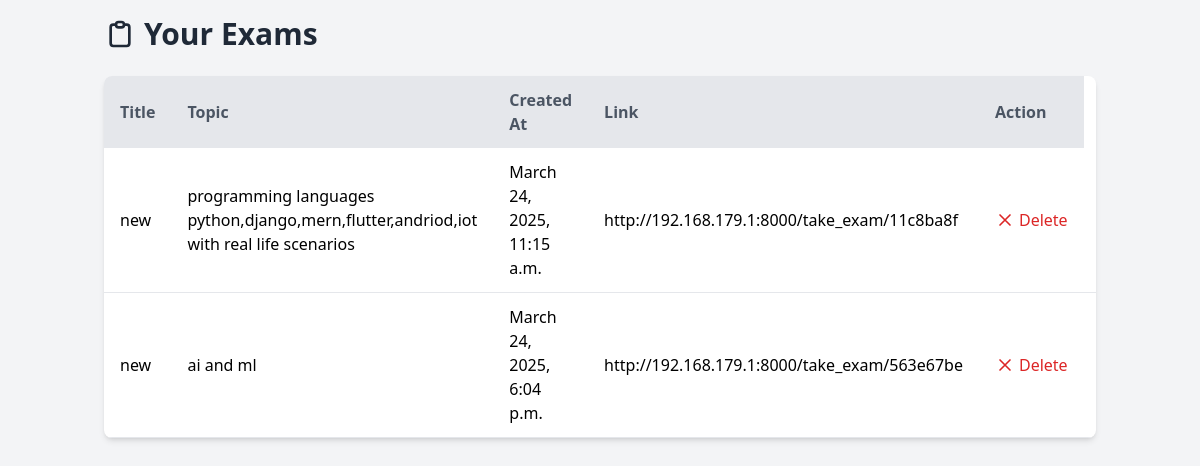
/viewexams/ (signed in), run on the app's committed database.
### resume_app/models.py (models this page shows)
class Exam(models.Model):
    job_provider = models.ForeignKey(job_provider, on_delete=models.CASCADE)
    title = models.CharField(max_length=200)
    topic = models.CharField(max_length=200)
    created_at = models.DateTimeField(auto_now_add=True)
    unique_link = models.CharField(max_length=100, unique=True)

### resume_app/views.py (the view)
# urls.py: path('viewexams/', views.view_exams, name='viewexams'),
def view_exams(request):
    email = request.session.get('email')  # Get email from session
    exams = Exam.objects.filter(job_provider__email=email)  # Filter by job provider email
    return render(request, "viewexams.html", {"exams": exams})

### resume_app/templates/viewexams.html (shortened to what this page needs)
<!DOCTYPE html>
<html>
<head>
    <script src="https://cdn.tailwindcss.com"></script>
    <link href="https://cdn.jsdelivr.net/npm/heroicons/2.0.18/outline.css" rel="stylesheet">
</head>
<body class="bg-gray-100 font-sans">
    <div class="container mx-auto p-4">
        <h1 class="text-3xl font-bold text-gray-800 mb-6 flex items-center">
            Your Exams
        </h1>
        <div class="bg-white shadow-md rounded-lg overflow-hidden">
            <table class="min-w-full">
                <thead class="bg-gray-200">
                    <tr>
                        <th class="py-3 px-4 text-left text-gray-600">Title</th>
                        <th class="py-3 px-4 text-left text-gray-600">Topic</th>
                        <th class="py-3 px-4 text-left text-gray-600">Created At</th>
                        <th class="py-3 px-4 text-left text-gray-600">Link</th>
                        <th class="py-3 px-4 text-left text-gray-600">Action</th>
                    </tr>
                </thead>
                <tbody>
                    {% for exam in exams %}
                    <tr class="border-b hover:bg-gray-50">
                        <td class="py-3 px-4">{{ exam.title }}</td>
                        <td class="py-3 px-4">{{ exam.topic }}</td>
                        <td class="py-3 px-4">{{ exam.created_at }}</td>
                        <td class="py-3 px-4"> http://192.168.179.1:8000/take_exam/{{ exam.unique_link }}</td>
                        <td class="py-3 px-4">
                            <form method="post" action="{% url 'delete_exam' exam.id %}" class="inline">
                                <button type="submit" class="text-red-600 hover:text-red-800 flex items-center">
                                    <svg class="w-5 h-5 mr-1" xmlns="http://www.w3.org/2000/svg" fill="none" viewBox="0 0 24 24" stroke="currentColor"><path stroke-linecap="round" stroke-linejoin="round" stroke-width="2" d="M6 18L18 6M6 6l12 12"/></svg>
                                    Delete
                                </button>
                            </form>
                        </td>
                        <td class="py-3 px-4"><a href="/view_applicants/" class="btn btn-warning btn-sm">Send link</a></td>
                    </tr>
                    {% endfor %}
                </tbody>
            </table>
        </div>
    </div>
</body>
</html>

### data on the page
Exam: title "new", topic "programming languages python,django,mern,flutter,andriod,iot with real life scenarios", created_at "March 24, 2025, 11:15 a.m.", unique_link "11c8ba8f"
Exam: title "new", topic "ai and ml", created_at "March 24, 2025, 6:04 p.m.", unique_link "563e67be"
